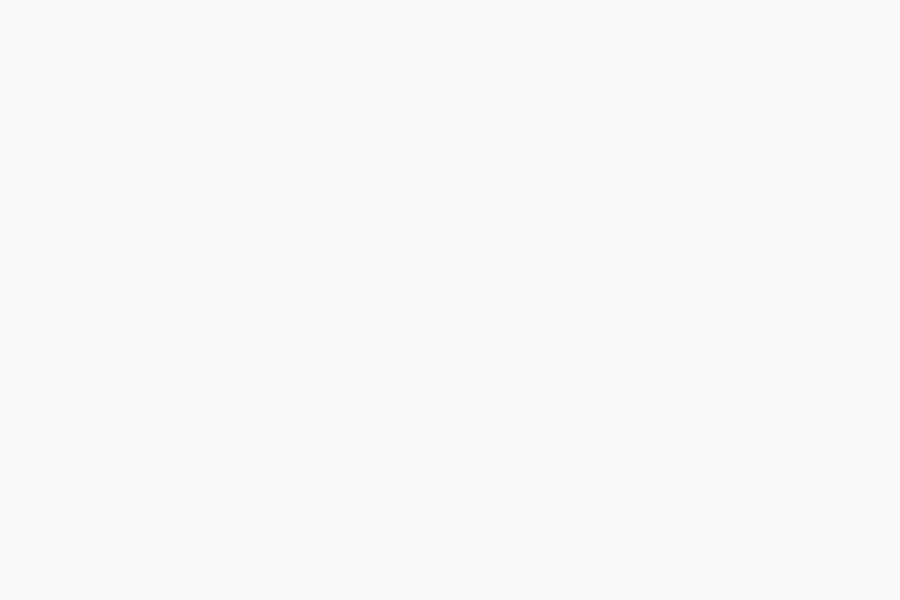
Frame 1 (no input)
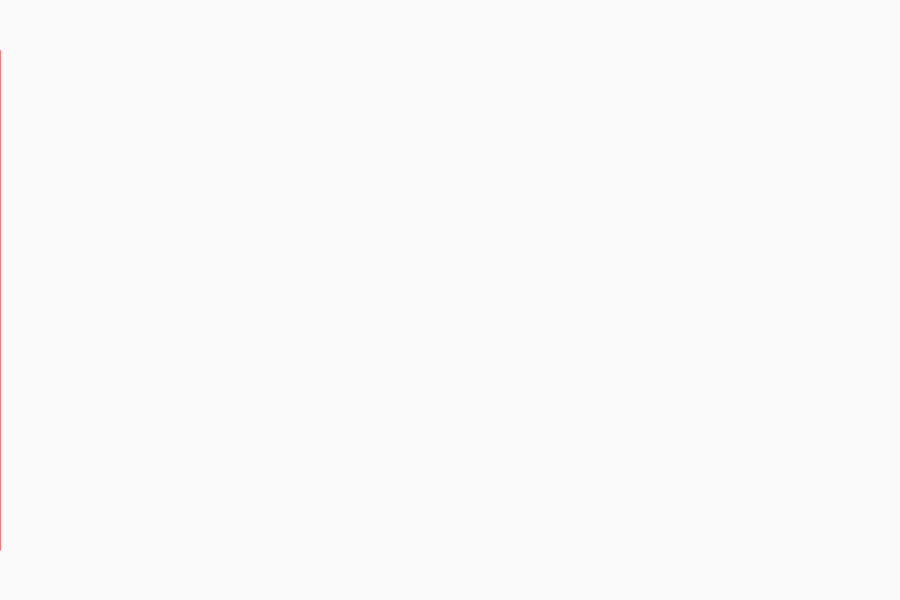
Frame 60 (the mouse pressed at the canvas centre just before this capture)
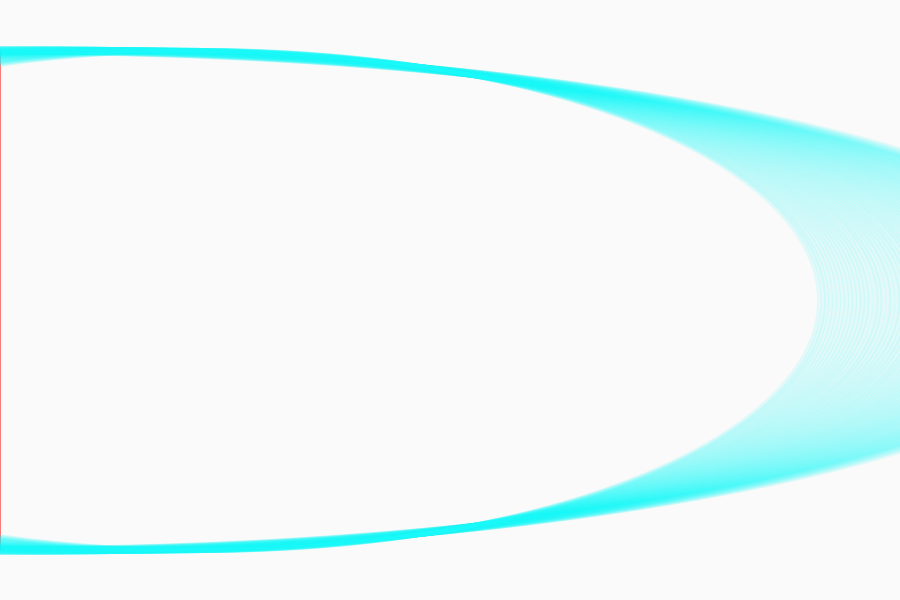
Frame 120 (the mouse held since frame 60 and released just before this capture)

The Processing sketch that drew these frames (run headless with seeded random() and noise(); from frame 60 on, the mouse is pressed at the canvas centre):

// Processing sketch: processing_56083
// ── processing_56083.pde

float x;
float easing = 0.01;
float diameter = 12;


void setup() {
  size(900, 600);
  smooth();
  //frameRate(15);
  noFill();
  //stroke(0,50);
  background(250);
}
void draw() {
  //float targetX = mouseX;
    x =  x + (mouseX - x)* easing;
 colorMode(HSB,100);
 strokeWeight(abs((mouseX - x)*0.02));
 float color1 = map(mouseY, 0,height, 0, 100);
 
 
 stroke(color1,90,95,10);
  ellipse(x, 300, (mouseX - x)* 5, 500);
  println(mouseX + " : " + x);
}
